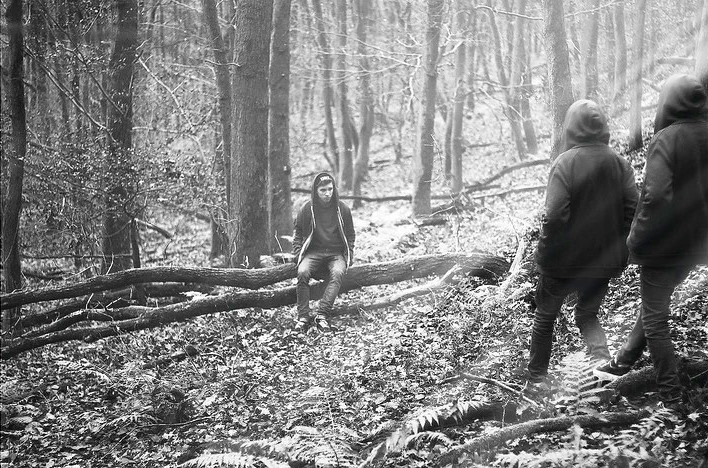
#> input picture 2023.09.18/Histogram Processing/forest.jpg, 708 x 468 px
$ python 'Histogram Processing.py'
#> lines starting #> are read from the running program, lines starting #| are printed output that depends on the picture
import cv2
from matplotlib import pyplot as plt


def calculate_histogram(image):

  histogram = [0] * 256

  for i in range(image.shape[0]):
    for j in range(image.shape[1]):
      histogram[image[i, j]] += 1
  return histogram

image = cv2.imread('forest.jpg', 0)
#> image: shape (468, 708); min 0, max 255, mean 131.5

histogram = calculate_histogram(image)
#> histogram = 256 values, max 2757 at index 255, min 64 at index 3, mean 1294.3

plt.plot(histogram)
cv2.imshow("fig1", image)


#with inbuilt function
img = cv2.imread('forest.jpg', 0)
window_name = 'Original_Figure'
# find frequency of pixels in range 0-255
histr = cv2.calcHist([img], [0], None, [256], [0, 256])
#> histr has the same summary as histogram

# show the plotting graph of an image
plt.plot(histr)
plt.show()
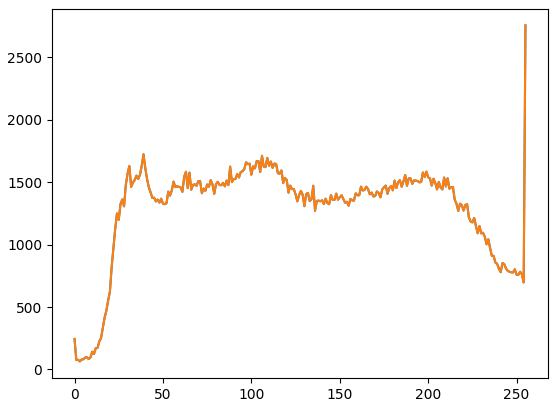
#> figure drawn by matplotlib, 1 panel; curve peaks at x = 255, y = 2757; curve peaks at x = 255, y = 2757

#If there is difference in the two graphs then it will show tow plots and if there is no difference then it will show only one plot.
